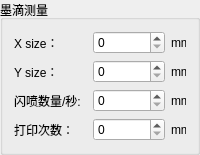
          <widget class="QGroupBox" name="groupBox_15">
           <property name="title">
            <string>墨滴测量</string>
           </property>
           <layout class="QGridLayout" name="gridLayout_3">
            <item row="0" column="0">
             <layout class="QVBoxLayout" name="verticalLayout_37">
              <item>
               <layout class="QHBoxLayout" name="horizontalLayout_52">
                <item>
                 <widget class="QLabel" name="label_53">
                  <property name="text">
                   <string>X size：</string>
                  </property>
                 </widget>
                </item>
                <item>
                 <widget class="QSpinBox" name="xInkDropletSizeSpinBox">
                  <property name="maximumSize">
                   <size>
                    <width>100</width>
                    <height>16777215</height>
                   </size>
                  </property>
                 </widget>
                </item>
                <item>
                 <widget class="QLabel" name="label_55">
                  <property name="maximumSize">
                   <size>
                    <width>15</width>
                    <height>16777215</height>
                   </size>
                  </property>
                  <property name="text">
                   <string>mm</string>
                  </property>
                 </widget>
                </item>
               </layout>
              </item>
              <item>
               <layout class="QHBoxLayout" name="horizontalLayout_53">
                <item>
                 <widget class="QLabel" name="label_54">
                  <property name="text">
                   <string>Y size：</string>
                  </property>
                 </widget>
                </item>
                <item>
                 <widget class="QSpinBox" name="yInkDropletSizeSpinBox">
                  <property name="maximumSize">
                   <size>
                    <width>100</width>
                    <height>16777215</height>
                   </size>
                  </property>
                 </widget>
                </item>
                <item>
                 <widget class="QLabel" name="label_56">
                  <property name="maximumSize">
                   <size>
                    <width>15</width>
                    <height>16777215</height>
                   </size>
                  </property>
                  <property name="text">
                   <string>mm</string>
                  </property>
                 </widget>
                </item>
               </layout>
              </item>
              <item>
               <layout class="QHBoxLayout" name="horizontalLayout_54">
                <item>
                 <widget class="QLabel" name="label_57">
                  <property name="text">
                   <string>闪喷数量/秒:</string>
                  </property>
                 </widget>
                </item>
                <item>
                 <widget class="QSpinBox" name="pulseCountSpinBox">
                  <property name="maximumSize">
                   <size>
                    <width>100</width>
                    <height>16777215</height>
                   </size>
                  </property>
                 </widget>
                </item>
                <item>
                 <widget class="QLabel" name="label_129">
                  <property name="maximumSize">
                   <size>
                    <width>15</width>
                    <height>16777215</height>
                   </size>
                  </property>
                  <property name="text">
                   <string>mm</string>
                  </property>
                 </widget>
                </item>
               </layout>
              </item>
              <item>
               <layout class="QHBoxLayout" name="horizontalLayout_55">
                <item>
                 <widget class="QLabel" name="label_58">
                  <property name="text">
                   <string>打印次数：</string>
                  </property>
                 </widget>
                </item>
                <item>
                 <widget class="QSpinBox" name="printTimesSpinBox">
                  <property name="maximumSize">
                   <size>
                    <width>100</width>
                    <height>16777215</height>
                   </size>
                  </property>
                 </widget>
                </item>
                <item>
                 <widget class="QLabel" name="label_130">
                  <property name="maximumSize">
                   <size>
                    <width>15</width>
                    <height>16777215</height>
                   </size>
                  </property>
                  <property name="text">
                   <string>mm</string>
                  </property>
                 </widget>
                </item>
               </layout>
              </item>
             </layout>
            </item>
           </layout>
          </widget>
